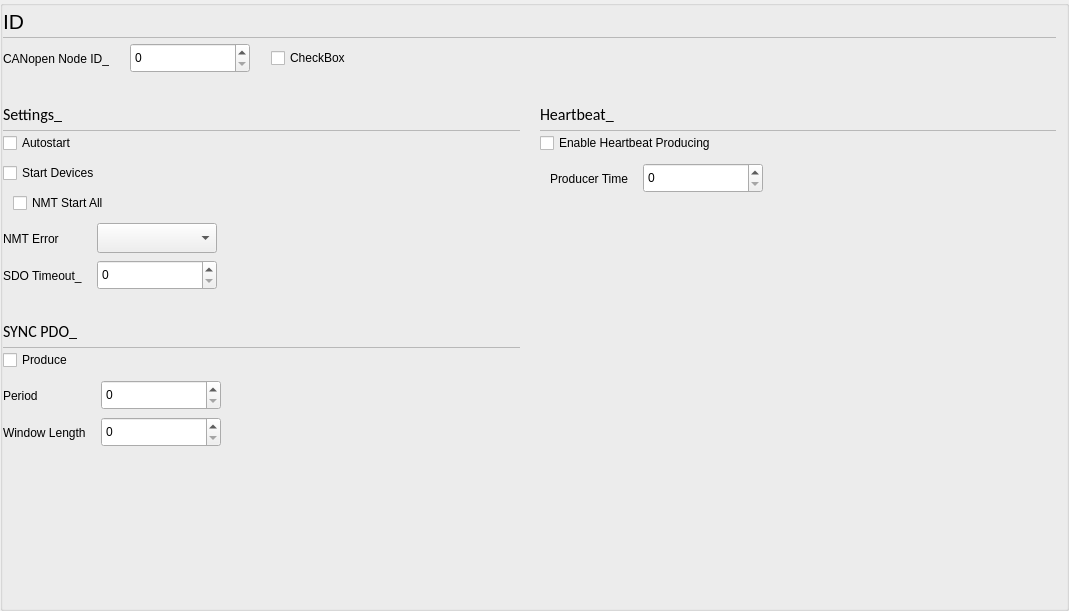
<?xml version="1.0" encoding="UTF-8"?>
<ui version="4.0">
 <class>C_SdNdeCoManagerIntfWidget</class>
 <widget class="QWidget" name="C_SdNdeCoManagerIntfWidget">
  <property name="geometry">
   <rect>
    <x>0</x>
    <y>0</y>
    <width>1069</width>
    <height>611</height>
   </rect>
  </property>
  <property name="windowTitle">
   <string>C_SdNdeCoManagerIntfWidget</string>
  </property>
  <layout class="QVBoxLayout" name="verticalLayout_4">
   <property name="leftMargin">
    <number>0</number>
   </property>
   <property name="topMargin">
    <number>0</number>
   </property>
   <property name="rightMargin">
    <number>0</number>
   </property>
   <property name="bottomMargin">
    <number>0</number>
   </property>
   <item>
    <widget class="stw::opensyde_gui_elements::C_OgeGbxTransparent" name="pc_GroupBox_2">
     <property name="minimumSize">
      <size>
       <width>0</width>
       <height>406</height>
      </size>
     </property>
     <layout class="QVBoxLayout" name="verticalLayout_2" stretch="0,0,0,0">
      <property name="spacing">
       <number>0</number>
      </property>
      <property name="leftMargin">
       <number>0</number>
      </property>
      <property name="topMargin">
       <number>0</number>
      </property>
      <property name="rightMargin">
       <number>10</number>
      </property>
      <property name="bottomMargin">
       <number>0</number>
      </property>
      <item>
       <layout class="QHBoxLayout" name="horizontalLayout_3" stretch="0,1">
        <property name="spacing">
         <number>6</number>
        </property>
        <item>
         <widget class="stw::opensyde_gui_elements::C_OgeLabHeadingGroupBold" name="pc_LabelCanOpenIdCaption">
          <property name="minimumSize">
           <size>
            <width>0</width>
            <height>30</height>
           </size>
          </property>
          <property name="maximumSize">
           <size>
            <width>16777215</width>
            <height>30</height>
           </size>
          </property>
          <property name="font">
           <font>
            <family>Segoe UI</family>
            <pointsize>16</pointsize>
           </font>
          </property>
          <property name="text">
           <string>ID</string>
          </property>
         </widget>
        </item>
        <item>
         <spacer name="horizontalSpacer_6">
          <property name="orientation">
           <enum>Qt::Horizontal</enum>
          </property>
          <property name="sizeHint" stdset="0">
           <size>
            <width>40</width>
            <height>10</height>
           </size>
          </property>
         </spacer>
        </item>
       </layout>
      </item>
      <item>
       <layout class="QHBoxLayout" name="horizontalLayout_16">
        <property name="spacing">
         <number>0</number>
        </property>
        <property name="leftMargin">
         <number>0</number>
        </property>
        <property name="topMargin">
         <number>1</number>
        </property>
        <property name="rightMargin">
         <number>0</number>
        </property>
        <item>
         <widget class="stw::opensyde_gui_elements::C_OgeFraSeparator" name="pc_FramSperator1">
          <property name="minimumSize">
           <size>
            <width>0</width>
            <height>1</height>
           </size>
          </property>
          <property name="maximumSize">
           <size>
            <width>16777215</width>
            <height>1</height>
           </size>
          </property>
          <property name="frameShape">
           <enum>QFrame::StyledPanel</enum>
          </property>
          <property name="frameShadow">
           <enum>QFrame::Raised</enum>
          </property>
         </widget>
        </item>
       </layout>
      </item>
      <item>
       <layout class="QHBoxLayout" name="horizontalLayout_9" stretch="0,0,0,0,0,1">
        <property name="spacing">
         <number>6</number>
        </property>
        <property name="topMargin">
         <number>5</number>
        </property>
        <item>
         <widget class="stw::opensyde_gui_elements::C_OgeLabGroupItem" name="pc_LabelCanOpenId">
          <property name="minimumSize">
           <size>
            <width>0</width>
            <height>31</height>
           </size>
          </property>
          <property name="maximumSize">
           <size>
            <width>16777215</width>
            <height>31</height>
           </size>
          </property>
          <property name="text">
           <string>CANopen Node ID_</string>
          </property>
         </widget>
        </item>
        <item>
         <spacer name="horizontalSpacer_28">
          <property name="orientation">
           <enum>Qt::Horizontal</enum>
          </property>
          <property name="sizeType">
           <enum>QSizePolicy::Fixed</enum>
          </property>
          <property name="sizeHint" stdset="0">
           <size>
            <width>15</width>
            <height>1</height>
           </size>
          </property>
         </spacer>
        </item>
        <item>
         <widget class="stw::opensyde_gui_elements::C_OgeSpxNumber" name="pc_SpinBoxCanOpenId">
          <property name="minimumSize">
           <size>
            <width>120</width>
            <height>30</height>
           </size>
          </property>
          <property name="maximumSize">
           <size>
            <width>120</width>
            <height>30</height>
           </size>
          </property>
         </widget>
        </item>
        <item>
         <spacer name="horizontalSpacer_30">
          <property name="orientation">
           <enum>Qt::Horizontal</enum>
          </property>
          <property name="sizeType">
           <enum>QSizePolicy::Fixed</enum>
          </property>
          <property name="sizeHint" stdset="0">
           <size>
            <width>15</width>
            <height>1</height>
           </size>
          </property>
         </spacer>
        </item>
        <item>
         <widget class="stw::opensyde_gui_elements::C_OgeChxPropertiesSmall" name="pc_CheckBoxSameAsOpensyde">
          <property name="text">
           <string>CheckBox</string>
          </property>
         </widget>
        </item>
        <item>
         <spacer name="horizontalSpacer_9">
          <property name="orientation">
           <enum>Qt::Horizontal</enum>
          </property>
          <property name="sizeHint" stdset="0">
           <size>
            <width>40</width>
            <height>1</height>
           </size>
          </property>
         </spacer>
        </item>
       </layout>
      </item>
      <item>
       <layout class="QHBoxLayout" name="horizontalLayout" stretch="0,0,0">
        <property name="spacing">
         <number>0</number>
        </property>
        <property name="topMargin">
         <number>5</number>
        </property>
        <item>
         <widget class="QWidget" name="pc_LeftWidget" native="true">
          <layout class="QVBoxLayout" name="verticalLayout_3" stretch="0,0,1">
           <property name="spacing">
            <number>5</number>
           </property>
           <property name="leftMargin">
            <number>0</number>
           </property>
           <property name="topMargin">
            <number>0</number>
           </property>
           <property name="rightMargin">
            <number>0</number>
           </property>
           <property name="bottomMargin">
            <number>0</number>
           </property>
           <item>
            <layout class="QVBoxLayout" name="verticalLayoutSettings" stretch="0,0,0">
             <property name="spacing">
              <number>0</number>
             </property>
             <item>
              <layout class="QHBoxLayout" name="horizontalLayout_13" stretch="0,1">
               <property name="spacing">
                <number>6</number>
               </property>
               <property name="topMargin">
                <number>20</number>
               </property>
               <item>
                <widget class="stw::opensyde_gui_elements::C_OgeLabHeadingGroupBold" name="pc_LabelSettingsCaption">
                 <property name="minimumSize">
                  <size>
                   <width>0</width>
                   <height>30</height>
                  </size>
                 </property>
                 <property name="maximumSize">
                  <size>
                   <width>16777215</width>
                   <height>30</height>
                  </size>
                 </property>
                 <property name="font">
                  <font>
                   <family>Calibri</family>
                   <pointsize>12</pointsize>
                  </font>
                 </property>
                 <property name="text">
                  <string>Settings_</string>
                 </property>
                </widget>
               </item>
               <item>
                <spacer name="horizontalSpacer_21">
                 <property name="orientation">
                  <enum>Qt::Horizontal</enum>
                 </property>
                 <property name="sizeHint" stdset="0">
                  <size>
                   <width>40</width>
                   <height>1</height>
                  </size>
                 </property>
                </spacer>
               </item>
              </layout>
             </item>
             <item>
              <layout class="QHBoxLayout" name="horizontalLayout_21" stretch="1">
               <property name="spacing">
                <number>0</number>
               </property>
               <property name="leftMargin">
                <number>0</number>
               </property>
               <property name="topMargin">
                <number>1</number>
               </property>
               <item>
                <widget class="stw::opensyde_gui_elements::C_OgeFraSeparator" name="pc_FramSperator1_3">
                 <property name="minimumSize">
                  <size>
                   <width>0</width>
                   <height>1</height>
                  </size>
                 </property>
                 <property name="maximumSize">
                  <size>
                   <width>16777215</width>
                   <height>1</height>
                  </size>
                 </property>
                 <property name="frameShape">
                  <enum>QFrame::StyledPanel</enum>
                 </property>
                 <property name="frameShadow">
                  <enum>QFrame::Raised</enum>
                 </property>
                </widget>
               </item>
              </layout>
             </item>
             <item>
              <layout class="QGridLayout" name="gridLayout">
               <property name="topMargin">
                <number>2</number>
               </property>
               <property name="horizontalSpacing">
                <number>25</number>
               </property>
               <property name="verticalSpacing">
                <number>10</number>
               </property>
               <item row="0" column="0">
                <widget class="stw::opensyde_gui_elements::C_OgeChxPropertiesSmall" name="pc_CheckBoxAutostart">
                 <property name="text">
                  <string>Autostart</string>
                 </property>
                </widget>
               </item>
               <item row="1" column="0">
                <widget class="stw::opensyde_gui_elements::C_OgeChxPropertiesSmall" name="pc_CheckBoxStartDevices">
                 <property name="text">
                  <string>Start Devices</string>
                 </property>
                </widget>
               </item>
               <item row="3" column="0">
                <layout class="QGridLayout" name="gridLayout_3" columnstretch="0,0,1">
                 <property name="verticalSpacing">
                  <number>6</number>
                 </property>
                 <item row="0" column="2">
                  <spacer name="horizontalSpacer_37">
                   <property name="orientation">
                    <enum>Qt::Horizontal</enum>
                   </property>
                   <property name="sizeType">
                    <enum>QSizePolicy::Expanding</enum>
                   </property>
                   <property name="sizeHint" stdset="0">
                    <size>
                     <width>40</width>
                     <height>1</height>
                    </size>
                   </property>
                  </spacer>
                 </item>
                 <item row="1" column="2">
                  <spacer name="horizontalSpacer_38">
                   <property name="orientation">
                    <enum>Qt::Horizontal</enum>
                   </property>
                   <property name="sizeType">
                    <enum>QSizePolicy::Expanding</enum>
                   </property>
                   <property name="sizeHint" stdset="0">
                    <size>
                     <width>40</width>
                     <height>1</height>
                    </size>
                   </property>
                  </spacer>
                 </item>
                 <item row="1" column="1">
                  <widget class="stw::opensyde_gui_elements::C_OgeSpxNumber" name="pc_SpinBoxSDOTimeout">
                   <property name="minimumSize">
                    <size>
                     <width>120</width>
                     <height>30</height>
                    </size>
                   </property>
                   <property name="maximumSize">
                    <size>
                     <width>120</width>
                     <height>30</height>
                    </size>
                   </property>
                  </widget>
                 </item>
                 <item row="1" column="0">
                  <layout class="QHBoxLayout" name="horizontalLayout_4">
                   <item>
                    <widget class="stw::opensyde_gui_elements::C_OgeLabGroupItem" name="pc_LabelSDOTimeout">
                     <property name="minimumSize">
                      <size>
                       <width>0</width>
                       <height>31</height>
                      </size>
                     </property>
                     <property name="maximumSize">
                      <size>
                       <width>16777215</width>
                       <height>31</height>
                      </size>
                     </property>
                     <property name="text">
                      <string>SDO Timeout_</string>
                     </property>
                    </widget>
                   </item>
                   <item>
                    <spacer name="horizontalSpacer_36">
                     <property name="orientation">
                      <enum>Qt::Horizontal</enum>
                     </property>
                     <property name="sizeType">
                      <enum>QSizePolicy::Fixed</enum>
                     </property>
                     <property name="sizeHint" stdset="0">
                      <size>
                       <width>15</width>
                       <height>1</height>
                      </size>
                     </property>
                    </spacer>
                   </item>
                  </layout>
                 </item>
                 <item row="0" column="0">
                  <layout class="QHBoxLayout" name="horizontalLayout_6">
                   <item>
                    <widget class="stw::opensyde_gui_elements::C_OgeLabGroupItem" name="pc_LabelNMTErrorBehaviour">
                     <property name="minimumSize">
                      <size>
                       <width>0</width>
                       <height>31</height>
                      </size>
                     </property>
                     <property name="maximumSize">
                      <size>
                       <width>16777215</width>
                       <height>31</height>
                      </size>
                     </property>
                     <property name="text">
                      <string>NMT Error</string>
                     </property>
                    </widget>
                   </item>
                   <item>
                    <spacer name="horizontalSpacer_35">
                     <property name="orientation">
                      <enum>Qt::Horizontal</enum>
                     </property>
                     <property name="sizeType">
                      <enum>QSizePolicy::Fixed</enum>
                     </property>
                     <property name="sizeHint" stdset="0">
                      <size>
                       <width>15</width>
                       <height>1</height>
                      </size>
                     </property>
                    </spacer>
                   </item>
                  </layout>
                 </item>
                 <item row="0" column="1">
                  <widget class="stw::opensyde_gui_elements::C_OgeCbxText" name="pc_ComboBoxNMTErrorBehaviour">
                   <property name="minimumSize">
                    <size>
                     <width>120</width>
                     <height>30</height>
                    </size>
                   </property>
                   <property name="maximumSize">
                    <size>
                     <width>16777215</width>
                     <height>30</height>
                    </size>
                   </property>
                  </widget>
                 </item>
                </layout>
               </item>
               <item row="2" column="0">
                <layout class="QHBoxLayout" name="horizontalLayout_2">
                 <property name="spacing">
                  <number>6</number>
                 </property>
                 <item>
                  <spacer name="horizontalSpacer_13">
                   <property name="orientation">
                    <enum>Qt::Horizontal</enum>
                   </property>
                   <property name="sizeType">
                    <enum>QSizePolicy::Fixed</enum>
                   </property>
                   <property name="sizeHint" stdset="0">
                    <size>
                     <width>10</width>
                     <height>10</height>
                    </size>
                   </property>
                  </spacer>
                 </item>
                 <item>
                  <widget class="stw::opensyde_gui_elements::C_OgeChxPropertiesSmall" name="pc_CheckBoxNMTStartAll">
                   <property name="text">
                    <string>NMT Start All</string>
                   </property>
                  </widget>
                 </item>
                </layout>
               </item>
              </layout>
             </item>
            </layout>
           </item>
           <item>
            <layout class="QVBoxLayout" name="verticalLayoutSycnPdo" stretch="0,0,0">
             <property name="spacing">
              <number>0</number>
             </property>
             <item>
              <layout class="QHBoxLayout" name="horizontalLayout_33" stretch="0,1">
               <property name="spacing">
                <number>6</number>
               </property>
               <property name="topMargin">
                <number>20</number>
               </property>
               <item>
                <widget class="stw::opensyde_gui_elements::C_OgeLabHeadingGroupBold" name="pc_LabelSYNCPdoCaption">
                 <property name="minimumSize">
                  <size>
                   <width>0</width>
                   <height>30</height>
                  </size>
                 </property>
                 <property name="maximumSize">
                  <size>
                   <width>16777215</width>
                   <height>30</height>
                  </size>
                 </property>
                 <property name="font">
                  <font>
                   <family>Calibri</family>
                   <pointsize>12</pointsize>
                  </font>
                 </property>
                 <property name="text">
                  <string>SYNC PDO_</string>
                 </property>
                </widget>
               </item>
               <item>
                <spacer name="horizontalSpacer_27">
                 <property name="orientation">
                  <enum>Qt::Horizontal</enum>
                 </property>
                 <property name="sizeHint" stdset="0">
                  <size>
                   <width>40</width>
                   <height>1</height>
                  </size>
                 </property>
                </spacer>
               </item>
              </layout>
             </item>
             <item>
              <layout class="QHBoxLayout" name="horizontalLayout_34" stretch="1">
               <property name="spacing">
                <number>0</number>
               </property>
               <property name="leftMargin">
                <number>0</number>
               </property>
               <property name="topMargin">
                <number>1</number>
               </property>
               <item>
                <widget class="stw::opensyde_gui_elements::C_OgeFraSeparator" name="pc_FramSperator1_9">
                 <property name="minimumSize">
                  <size>
                   <width>0</width>
                   <height>1</height>
                  </size>
                 </property>
                 <property name="maximumSize">
                  <size>
                   <width>16777215</width>
                   <height>1</height>
                  </size>
                 </property>
                 <property name="frameShape">
                  <enum>QFrame::StyledPanel</enum>
                 </property>
                 <property name="frameShadow">
                  <enum>QFrame::Raised</enum>
                 </property>
                </widget>
               </item>
              </layout>
             </item>
             <item>
              <layout class="QGridLayout" name="gridLayout_12">
               <property name="topMargin">
                <number>2</number>
               </property>
               <property name="horizontalSpacing">
                <number>25</number>
               </property>
               <property name="verticalSpacing">
                <number>10</number>
               </property>
               <item row="1" column="0">
                <layout class="QGridLayout" name="gridLayout_13" columnstretch="0,0,1">
                 <property name="verticalSpacing">
                  <number>6</number>
                 </property>
                 <item row="0" column="2">
                  <spacer name="horizontalSpacer_55">
                   <property name="orientation">
                    <enum>Qt::Horizontal</enum>
                   </property>
                   <property name="sizeType">
                    <enum>QSizePolicy::Expanding</enum>
                   </property>
                   <property name="sizeHint" stdset="0">
                    <size>
                     <width>40</width>
                     <height>1</height>
                    </size>
                   </property>
                  </spacer>
                 </item>
                 <item row="1" column="2">
                  <spacer name="horizontalSpacer_56">
                   <property name="orientation">
                    <enum>Qt::Horizontal</enum>
                   </property>
                   <property name="sizeType">
                    <enum>QSizePolicy::Expanding</enum>
                   </property>
                   <property name="sizeHint" stdset="0">
                    <size>
                     <width>40</width>
                     <height>1</height>
                    </size>
                   </property>
                  </spacer>
                 </item>
                 <item row="1" column="1">
                  <widget class="stw::opensyde_gui_elements::C_OgeSpxNumber" name="pc_SpinBoxSYNCWindowLength">
                   <property name="minimumSize">
                    <size>
                     <width>120</width>
                     <height>30</height>
                    </size>
                   </property>
                   <property name="maximumSize">
                    <size>
                     <width>120</width>
                     <height>30</height>
                    </size>
                   </property>
                  </widget>
                 </item>
                 <item row="1" column="0">
                  <layout class="QHBoxLayout" name="horizontalLayout_35">
                   <item>
                    <widget class="stw::opensyde_gui_elements::C_OgeLabGroupItem" name="pc_LabelSYNCWindowLength">
                     <property name="minimumSize">
                      <size>
                       <width>0</width>
                       <height>31</height>
                      </size>
                     </property>
                     <property name="maximumSize">
                      <size>
                       <width>16777215</width>
                       <height>31</height>
                      </size>
                     </property>
                     <property name="text">
                      <string>Window Length</string>
                     </property>
                    </widget>
                   </item>
                   <item>
                    <spacer name="horizontalSpacer_57">
                     <property name="orientation">
                      <enum>Qt::Horizontal</enum>
                     </property>
                     <property name="sizeType">
                      <enum>QSizePolicy::Fixed</enum>
                     </property>
                     <property name="sizeHint" stdset="0">
                      <size>
                       <width>15</width>
                       <height>1</height>
                      </size>
                     </property>
                    </spacer>
                   </item>
                  </layout>
                 </item>
                 <item row="0" column="0">
                  <layout class="QHBoxLayout" name="horizontalLayout_36">
                   <item>
                    <widget class="stw::opensyde_gui_elements::C_OgeLabGroupItem" name="pc_LabelSYNCPeriod">
                     <property name="minimumSize">
                      <size>
                       <width>0</width>
                       <height>31</height>
                      </size>
                     </property>
                     <property name="maximumSize">
                      <size>
                       <width>16777215</width>
                       <height>31</height>
                      </size>
                     </property>
                     <property name="text">
                      <string>Period</string>
                     </property>
                    </widget>
                   </item>
                   <item>
                    <spacer name="horizontalSpacer_58">
                     <property name="orientation">
                      <enum>Qt::Horizontal</enum>
                     </property>
                     <property name="sizeType">
                      <enum>QSizePolicy::Fixed</enum>
                     </property>
                     <property name="sizeHint" stdset="0">
                      <size>
                       <width>15</width>
                       <height>1</height>
                      </size>
                     </property>
                    </spacer>
                   </item>
                  </layout>
                 </item>
                 <item row="0" column="1">
                  <widget class="stw::opensyde_gui_elements::C_OgeSpxNumber" name="pc_SpinBoxSYNCPeriod">
                   <property name="minimumSize">
                    <size>
                     <width>120</width>
                     <height>30</height>
                    </size>
                   </property>
                   <property name="maximumSize">
                    <size>
                     <width>120</width>
                     <height>30</height>
                    </size>
                   </property>
                  </widget>
                 </item>
                </layout>
               </item>
               <item row="0" column="0">
                <widget class="stw::opensyde_gui_elements::C_OgeChxPropertiesSmall" name="pc_CheckBoxSYNCProduceEnabled">
                 <property name="text">
                  <string>Produce</string>
                 </property>
                </widget>
               </item>
              </layout>
             </item>
            </layout>
           </item>
           <item>
            <spacer name="verticalSpacer_15">
             <property name="orientation">
              <enum>Qt::Vertical</enum>
             </property>
             <property name="sizeType">
              <enum>QSizePolicy::Expanding</enum>
             </property>
             <property name="sizeHint" stdset="0">
              <size>
               <width>20</width>
               <height>20</height>
              </size>
             </property>
            </spacer>
           </item>
          </layout>
         </widget>
        </item>
        <item>
         <spacer name="horizontalSpacer_5">
          <property name="orientation">
           <enum>Qt::Horizontal</enum>
          </property>
          <property name="sizeType">
           <enum>QSizePolicy::Fixed</enum>
          </property>
          <property name="sizeHint" stdset="0">
           <size>
            <width>20</width>
            <height>20</height>
           </size>
          </property>
         </spacer>
        </item>
        <item>
         <widget class="QWidget" name="pc_RightWidget" native="true">
          <layout class="QVBoxLayout" name="verticalLayout_5">
           <property name="spacing">
            <number>0</number>
           </property>
           <property name="leftMargin">
            <number>0</number>
           </property>
           <property name="topMargin">
            <number>0</number>
           </property>
           <property name="rightMargin">
            <number>0</number>
           </property>
           <property name="bottomMargin">
            <number>0</number>
           </property>
           <item>
            <layout class="QVBoxLayout" name="verticalLayoutHeartbeat" stretch="0,0,0,1">
             <property name="spacing">
              <number>0</number>
             </property>
             <item>
              <layout class="QHBoxLayout" name="horizontalLayout_14" stretch="0,1">
               <property name="spacing">
                <number>6</number>
               </property>
               <property name="topMargin">
                <number>20</number>
               </property>
               <item>
                <widget class="stw::opensyde_gui_elements::C_OgeLabHeadingGroupBold" name="pc_LabelHeartbeatCaption">
                 <property name="minimumSize">
                  <size>
                   <width>0</width>
                   <height>30</height>
                  </size>
                 </property>
                 <property name="maximumSize">
                  <size>
                   <width>16777215</width>
                   <height>30</height>
                  </size>
                 </property>
                 <property name="font">
                  <font>
                   <family>Calibri</family>
                   <pointsize>12</pointsize>
                  </font>
                 </property>
                 <property name="text">
                  <string>Heartbeat_</string>
                 </property>
                </widget>
               </item>
               <item>
                <spacer name="horizontalSpacer_22">
                 <property name="orientation">
                  <enum>Qt::Horizontal</enum>
                 </property>
                 <property name="sizeHint" stdset="0">
                  <size>
                   <width>40</width>
                   <height>1</height>
                  </size>
                 </property>
                </spacer>
               </item>
              </layout>
             </item>
             <item>
              <layout class="QHBoxLayout" name="horizontalLayout_24" stretch="1">
               <property name="spacing">
                <number>0</number>
               </property>
               <property name="leftMargin">
                <number>0</number>
               </property>
               <property name="topMargin">
                <number>1</number>
               </property>
               <item>
                <widget class="stw::opensyde_gui_elements::C_OgeFraSeparator" name="pc_FramSperator1_4">
                 <property name="minimumSize">
                  <size>
                   <width>0</width>
                   <height>1</height>
                  </size>
                 </property>
                 <property name="maximumSize">
                  <size>
                   <width>16777215</width>
                   <height>1</height>
                  </size>
                 </property>
                 <property name="frameShape">
                  <enum>QFrame::StyledPanel</enum>
                 </property>
                 <property name="frameShadow">
                  <enum>QFrame::Raised</enum>
                 </property>
                </widget>
               </item>
              </layout>
             </item>
             <item>
              <layout class="QGridLayout" name="gridLayout_2">
               <property name="topMargin">
                <number>2</number>
               </property>
               <property name="horizontalSpacing">
                <number>25</number>
               </property>
               <property name="verticalSpacing">
                <number>10</number>
               </property>
               <item row="1" column="0">
                <layout class="QHBoxLayout" name="horizontalLayout_8">
                 <item>
                  <spacer name="horizontalSpacer_18">
                   <property name="orientation">
                    <enum>Qt::Horizontal</enum>
                   </property>
                   <property name="sizeType">
                    <enum>QSizePolicy::Fixed</enum>
                   </property>
                   <property name="sizeHint" stdset="0">
                    <size>
                     <width>10</width>
                     <height>10</height>
                    </size>
                   </property>
                  </spacer>
                 </item>
                 <item>
                  <widget class="stw::opensyde_gui_elements::C_OgeLabGroupItem" name="pc_LabelProducerTime">
                   <property name="minimumSize">
                    <size>
                     <width>0</width>
                     <height>31</height>
                    </size>
                   </property>
                   <property name="maximumSize">
                    <size>
                     <width>16777215</width>
                     <height>30</height>
                    </size>
                   </property>
                   <property name="text">
                    <string>Producer Time</string>
                   </property>
                  </widget>
                 </item>
                 <item>
                  <spacer name="horizontalSpacer_19">
                   <property name="orientation">
                    <enum>Qt::Horizontal</enum>
                   </property>
                   <property name="sizeType">
                    <enum>QSizePolicy::Fixed</enum>
                   </property>
                   <property name="sizeHint" stdset="0">
                    <size>
                     <width>15</width>
                     <height>10</height>
                    </size>
                   </property>
                  </spacer>
                 </item>
                 <item>
                  <widget class="stw::opensyde_gui_elements::C_OgeSpxNumber" name="pc_SpinBoxProducerTime">
                   <property name="minimumSize">
                    <size>
                     <width>120</width>
                     <height>30</height>
                    </size>
                   </property>
                   <property name="maximumSize">
                    <size>
                     <width>120</width>
                     <height>30</height>
                    </size>
                   </property>
                  </widget>
                 </item>
                 <item>
                  <spacer name="horizontalSpacer_10">
                   <property name="orientation">
                    <enum>Qt::Horizontal</enum>
                   </property>
                   <property name="sizeHint" stdset="0">
                    <size>
                     <width>40</width>
                     <height>1</height>
                    </size>
                   </property>
                  </spacer>
                 </item>
                </layout>
               </item>
               <item row="1" column="1">
                <spacer name="horizontalSpacer_33">
                 <property name="orientation">
                  <enum>Qt::Horizontal</enum>
                 </property>
                 <property name="sizeHint" stdset="0">
                  <size>
                   <width>40</width>
                   <height>1</height>
                  </size>
                 </property>
                </spacer>
               </item>
               <item row="0" column="0">
                <widget class="stw::opensyde_gui_elements::C_OgeChxPropertiesSmall" name="pc_CheckBoxEnableHeartbeatProducing">
                 <property name="text">
                  <string>Enable Heartbeat Producing</string>
                 </property>
                </widget>
               </item>
               <item row="0" column="1">
                <spacer name="horizontalSpacer_32">
                 <property name="orientation">
                  <enum>Qt::Horizontal</enum>
                 </property>
                 <property name="sizeHint" stdset="0">
                  <size>
                   <width>40</width>
                   <height>1</height>
                  </size>
                 </property>
                </spacer>
               </item>
              </layout>
             </item>
             <item>
              <spacer name="verticalSpacer_17">
               <property name="orientation">
                <enum>Qt::Vertical</enum>
               </property>
               <property name="sizeType">
                <enum>QSizePolicy::Expanding</enum>
               </property>
               <property name="sizeHint" stdset="0">
                <size>
                 <width>20</width>
                 <height>20</height>
                </size>
               </property>
              </spacer>
             </item>
            </layout>
           </item>
          </layout>
         </widget>
        </item>
       </layout>
      </item>
     </layout>
    </widget>
   </item>
  </layout>
 </widget>
 <customwidgets>
  <customwidget>
   <class>stw::opensyde_gui_elements::C_OgeLabHeadingGroupBold</class>
   <extends>QLabel</extends>
   <header>C_OgeLabHeadingGroupBold.hpp</header>
  </customwidget>
  <customwidget>
   <class>stw::opensyde_gui_elements::C_OgeFraSeparator</class>
   <extends>QFrame</extends>
   <header>C_OgeFraSeparator.hpp</header>
   <container>1</container>
  </customwidget>
  <customwidget>
   <class>stw::opensyde_gui_elements::C_OgeLabGroupItem</class>
   <extends>QLabel</extends>
   <header>C_OgeLabGroupItem.hpp</header>
  </customwidget>
  <customwidget>
   <class>stw::opensyde_gui_elements::C_OgeCbxText</class>
   <extends>QComboBox</extends>
   <header>C_OgeCbxText.hpp</header>
  </customwidget>
  <customwidget>
   <class>stw::opensyde_gui_elements::C_OgeGbxTransparent</class>
   <extends>QGroupBox</extends>
   <header>C_OgeGbxTransparent.hpp</header>
   <container>1</container>
  </customwidget>
  <customwidget>
   <class>stw::opensyde_gui_elements::C_OgeSpxNumber</class>
   <extends>QSpinBox</extends>
   <header>C_OgeSpxNumber.hpp</header>
  </customwidget>
  <customwidget>
   <class>stw::opensyde_gui_elements::C_OgeChxPropertiesSmall</class>
   <extends>QCheckBox</extends>
   <header>C_OgeChxPropertiesSmall.hpp</header>
  </customwidget>
 </customwidgets>
 <resources/>
 <connections/>
</ui>
